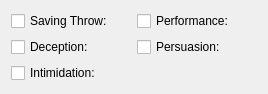
  <widget class="QWidget" name="layoutWidget8">
   <property name="geometry">
    <rect>
     <x>670</x>
     <y>380</y>
     <width>249</width>
     <height>76</height>
    </rect>
   </property>
   <layout class="QGridLayout" name="gridLayout_17">
    <item row="0" column="0">
     <widget class="QCheckBox" name="chkChaSave">
      <property name="minimumSize">
       <size>
        <width>120</width>
        <height>0</height>
       </size>
      </property>
      <property name="maximumSize">
       <size>
        <width>120</width>
        <height>16777215</height>
       </size>
      </property>
      <property name="text">
       <string>Saving Throw:</string>
      </property>
     </widget>
    </item>
    <item row="0" column="1">
     <widget class="QCheckBox" name="chkPerformance">
      <property name="minimumSize">
       <size>
        <width>120</width>
        <height>0</height>
       </size>
      </property>
      <property name="maximumSize">
       <size>
        <width>120</width>
        <height>16777215</height>
       </size>
      </property>
      <property name="text">
       <string>Performance:</string>
      </property>
     </widget>
    </item>
    <item row="1" column="0">
     <widget class="QCheckBox" name="chkDeception">
      <property name="minimumSize">
       <size>
        <width>120</width>
        <height>0</height>
       </size>
      </property>
      <property name="maximumSize">
       <size>
        <width>120</width>
        <height>16777215</height>
       </size>
      </property>
      <property name="text">
       <string>Deception:</string>
      </property>
     </widget>
    </item>
    <item row="1" column="1">
     <widget class="QCheckBox" name="chkPersuasion">
      <property name="minimumSize">
       <size>
        <width>120</width>
        <height>0</height>
       </size>
      </property>
      <property name="maximumSize">
       <size>
        <width>120</width>
        <height>16777215</height>
       </size>
      </property>
      <property name="text">
       <string>Persuasion:</string>
      </property>
     </widget>
    </item>
    <item row="2" column="0">
     <widget class="QCheckBox" name="chkIntimidation">
      <property name="minimumSize">
       <size>
        <width>120</width>
        <height>0</height>
       </size>
      </property>
      <property name="maximumSize">
       <size>
        <width>120</width>
        <height>16777215</height>
       </size>
      </property>
      <property name="text">
       <string>Intimidation:</string>
      </property>
     </widget>
    </item>
   </layout>
  </widget>
